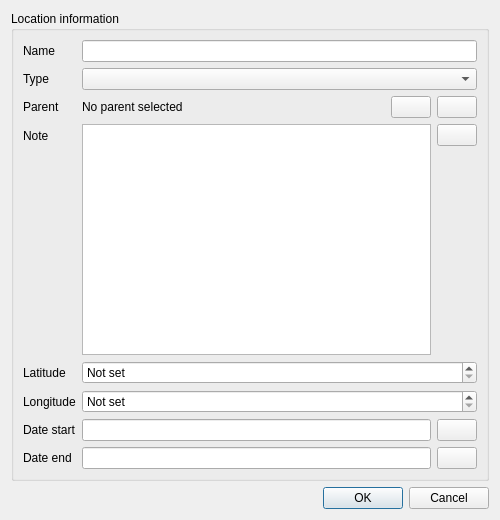
<?xml version="1.0" encoding="UTF-8"?>
<ui version="4.0">
 <class>LocationEditorForm</class>
 <widget class="QDialog" name="LocationEditorForm">
  <property name="geometry">
   <rect>
    <x>0</x>
    <y>0</y>
    <width>500</width>
    <height>520</height>
   </rect>
  </property>
  <property name="windowTitle">
   <string>Location</string>
  </property>
  <layout class="QVBoxLayout" name="verticalLayout">
   <item>
    <widget class="QGroupBox" name="groupBox">
     <property name="title">
      <string>Location information</string>
     </property>
     <layout class="QFormLayout" name="formLayout">
      <item row="0" column="0">
       <widget class="QLabel" name="nameLabel">
        <property name="text">
         <string>Name</string>
        </property>
        <property name="buddy">
         <cstring>nameEdit</cstring>
        </property>
       </widget>
      </item>
      <item row="0" column="1">
       <widget class="QLineEdit" name="nameEdit"/>
      </item>
      <item row="1" column="0">
       <widget class="QLabel" name="typeLabel">
        <property name="text">
         <string>Type</string>
        </property>
        <property name="buddy">
         <cstring>typeComboBox</cstring>
        </property>
       </widget>
      </item>
      <item row="1" column="1">
       <widget class="QComboBox" name="typeComboBox"/>
      </item>
      <item row="2" column="0">
       <widget class="QLabel" name="parentLabel">
        <property name="text">
         <string>Parent</string>
        </property>
       </widget>
      </item>
      <item row="2" column="1">
       <layout class="QHBoxLayout" name="parentLayout">
        <item>
         <widget class="QLabel" name="parentDisplay">
          <property name="sizePolicy">
           <sizepolicy hsizetype="Expanding" vsizetype="Preferred">
            <horstretch>0</horstretch>
            <verstretch>0</verstretch>
           </sizepolicy>
          </property>
          <property name="text">
           <string>No parent selected</string>
          </property>
         </widget>
        </item>
        <item>
         <widget class="QPushButton" name="parentAddButton">
          <property name="text">
           <string/>
          </property>
          <property name="icon">
           <iconset theme="list-add"/>
          </property>
         </widget>
        </item>
        <item>
         <widget class="QPushButton" name="parentPickButton">
          <property name="text">
           <string/>
          </property>
          <property name="icon">
           <iconset theme="insert-link"/>
          </property>
         </widget>
        </item>
       </layout>
      </item>
      <item row="3" column="0">
       <widget class="QLabel" name="noteLabel">
        <property name="text">
         <string>Note</string>
        </property>
       </widget>
      </item>
      <item row="3" column="1">
       <layout class="QHBoxLayout" name="noteLayout">
        <item>
         <widget class="KRichTextEdit" name="noteEdit"/>
        </item>
        <item alignment="Qt::AlignmentFlag::AlignTop">
         <widget class="QPushButton" name="noteEditButton">
          <property name="text">
           <string/>
          </property>
          <property name="icon">
           <iconset theme="edit-entry"/>
          </property>
         </widget>
        </item>
       </layout>
      </item>
      <item row="4" column="0">
       <widget class="QLabel" name="latitudeLabel">
        <property name="text">
         <string>Latitude</string>
        </property>
        <property name="buddy">
         <cstring>latitudeSpinBox</cstring>
        </property>
       </widget>
      </item>
      <item row="4" column="1">
       <widget class="QDoubleSpinBox" name="latitudeSpinBox">
        <property name="specialValueText">
         <string>Not set</string>
        </property>
        <property name="minimum">
         <double>-91.000000000000000</double>
        </property>
        <property name="maximum">
         <double>90.000000000000000</double>
        </property>
        <property name="singleStep">
         <double>0.000001000000000</double>
        </property>
        <property name="decimals">
         <number>6</number>
        </property>
        <property name="value">
         <double>-91.000000000000000</double>
        </property>
       </widget>
      </item>
      <item row="5" column="0">
       <widget class="QLabel" name="longitudeLabel">
        <property name="text">
         <string>Longitude</string>
        </property>
        <property name="buddy">
         <cstring>longitudeSpinBox</cstring>
        </property>
       </widget>
      </item>
      <item row="5" column="1">
       <widget class="QDoubleSpinBox" name="longitudeSpinBox">
        <property name="specialValueText">
         <string>Not set</string>
        </property>
        <property name="minimum">
         <double>-181.000000000000000</double>
        </property>
        <property name="maximum">
         <double>180.000000000000000</double>
        </property>
        <property name="singleStep">
         <double>0.000001000000000</double>
        </property>
        <property name="decimals">
         <number>6</number>
        </property>
        <property name="value">
         <double>-181.000000000000000</double>
        </property>
       </widget>
      </item>
      <item row="6" column="0">
       <widget class="QLabel" name="dateStartLabel">
        <property name="text">
         <string>Date start</string>
        </property>
        <property name="buddy">
         <cstring>dateStartEdit</cstring>
        </property>
       </widget>
      </item>
      <item row="6" column="1">
       <layout class="QHBoxLayout" name="dateStartLayout">
        <item>
         <widget class="QLineEdit" name="dateStartEdit"/>
        </item>
        <item>
         <widget class="QPushButton" name="dateStartEditButton">
          <property name="text">
           <string/>
          </property>
          <property name="icon">
           <iconset theme="edit-entry"/>
          </property>
         </widget>
        </item>
       </layout>
      </item>
      <item row="7" column="0">
       <widget class="QLabel" name="dateEndLabel">
        <property name="text">
         <string>Date end</string>
        </property>
        <property name="buddy">
         <cstring>dateEndEdit</cstring>
        </property>
       </widget>
      </item>
      <item row="7" column="1">
       <layout class="QHBoxLayout" name="dateEndLayout">
        <item>
         <widget class="QLineEdit" name="dateEndEdit"/>
        </item>
        <item>
         <widget class="QPushButton" name="dateEndEditButton">
          <property name="text">
           <string/>
          </property>
          <property name="icon">
           <iconset theme="edit-entry"/>
          </property>
         </widget>
        </item>
       </layout>
      </item>
     </layout>
    </widget>
   </item>
   <item>
    <widget class="QDialogButtonBox" name="buttonBox">
     <property name="orientation">
      <enum>Qt::Orientation::Horizontal</enum>
     </property>
     <property name="standardButtons">
      <set>QDialogButtonBox::StandardButton::Cancel|QDialogButtonBox::StandardButton::Ok</set>
     </property>
    </widget>
   </item>
  </layout>
 </widget>
 <customwidgets>
  <customwidget>
   <class>KRichTextEdit</class>
   <extends>QTextEdit</extends>
   <header>KRichTextEdit</header>
  </customwidget>
 </customwidgets>
 <resources/>
 <connections>
  <connection>
   <sender>buttonBox</sender>
   <signal>accepted()</signal>
   <receiver>LocationEditorForm</receiver>
   <slot>accept()</slot>
   <hints>
    <hint type="sourcelabel">
     <x>248</x>
     <y>254</y>
    </hint>
    <hint type="destinationlabel">
     <x>157</x>
     <y>274</y>
    </hint>
   </hints>
  </connection>
  <connection>
   <sender>buttonBox</sender>
   <signal>rejected()</signal>
   <receiver>LocationEditorForm</receiver>
   <slot>reject()</slot>
   <hints>
    <hint type="sourcelabel">
     <x>316</x>
     <y>260</y>
    </hint>
    <hint type="destinationlabel">
     <x>286</x>
     <y>274</y>
    </hint>
   </hints>
  </connection>
 </connections>
</ui>
